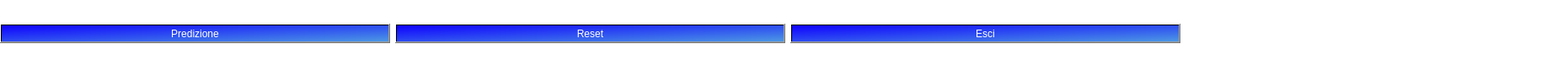
         <widget class="QFrame" name="frameButton">
          <property name="geometry">
           <rect>
            <x>230</x>
            <y>600</y>
            <width>1861</width>
            <height>78</height>
           </rect>
          </property>
          <property name="styleSheet">
           <string notr="true">background-color: Transparent;
</string>
          </property>
          <property name="frameShape">
           <enum>QFrame::StyledPanel</enum>
          </property>
          <property name="frameShadow">
           <enum>QFrame::Raised</enum>
          </property>
          <widget class="QWidget" name="horizontalLayoutWidget_2">
           <property name="geometry">
            <rect>
             <x>0</x>
             <y>0</y>
             <width>1401</width>
             <height>80</height>
            </rect>
           </property>
           <layout class="QHBoxLayout" name="horizontalLayout_2">
            <item>
             <widget class="QPushButton" name="buttonPredizione">
              <property name="toolTip">
               <string>Clicca per creare la predizione dopo aver inserito le squadre</string>
              </property>
              <property name="styleSheet">
               <string notr="true">QPushButton {
font: 14pt &quot;Segoe UI&quot;;
color:white;
background-color: qlineargradient(spread:pad, x1:0, y1:0, x2:1, y2:1, stop:0 rgba(14, 0, 255, 255), stop:1 rgba(76, 152, 228, 255));
}</string>
              </property>
              <property name="text">
               <string>Predizione</string>
              </property>
             </widget>
            </item>
            <item>
             <widget class="QPushButton" name="buttonReset">
              <property name="toolTip">
               <string>Cancella i valori inseriti</string>
              </property>
              <property name="styleSheet">
               <string notr="true">QPushButton {
font: 14pt &quot;Segoe UI&quot;;
color:white;
background-color: qlineargradient(spread:pad, x1:0, y1:0, x2:1, y2:1, stop:0 rgba(14, 0, 255, 255), stop:1 rgba(76, 152, 228, 255));
}</string>
              </property>
              <property name="text">
               <string>Reset</string>
              </property>
             </widget>
            </item>
            <item>
             <widget class="QPushButton" name="buttonEsci">
              <property name="toolTip">
               <string>Esci</string>
              </property>
              <property name="styleSheet">
               <string notr="true">QPushButton {
font: 14pt &quot;Segoe UI&quot;;
color:white;
background-color: qlineargradient(spread:pad, x1:0, y1:0, x2:1, y2:1, stop:0 rgba(14, 0, 255, 255), stop:1 rgba(76, 152, 228, 255));
}</string>
              </property>
              <property name="text">
               <string>Esci</string>
              </property>
             </widget>
            </item>
           </layout>
          </widget>
         </widget>
